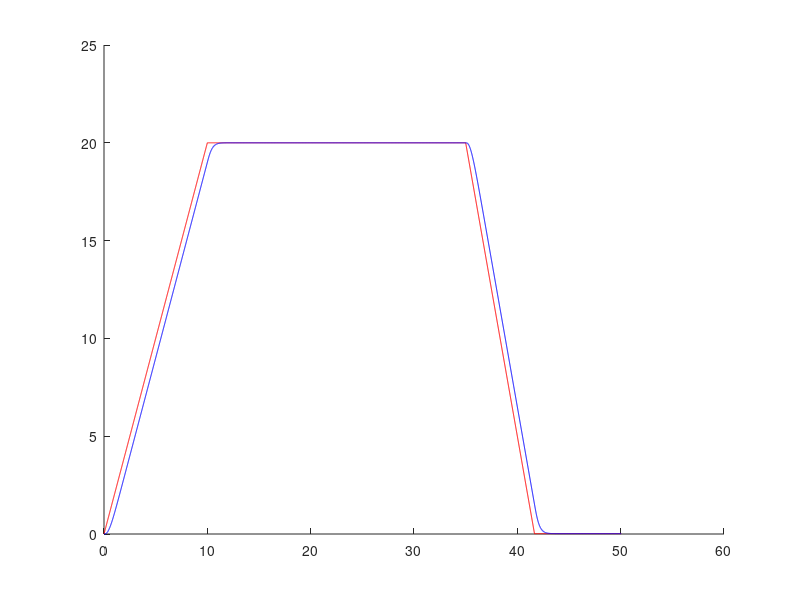
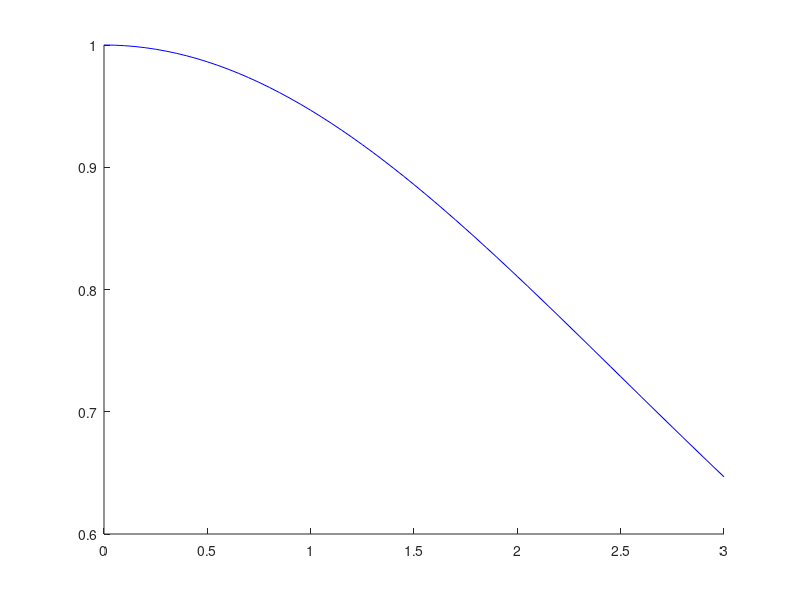
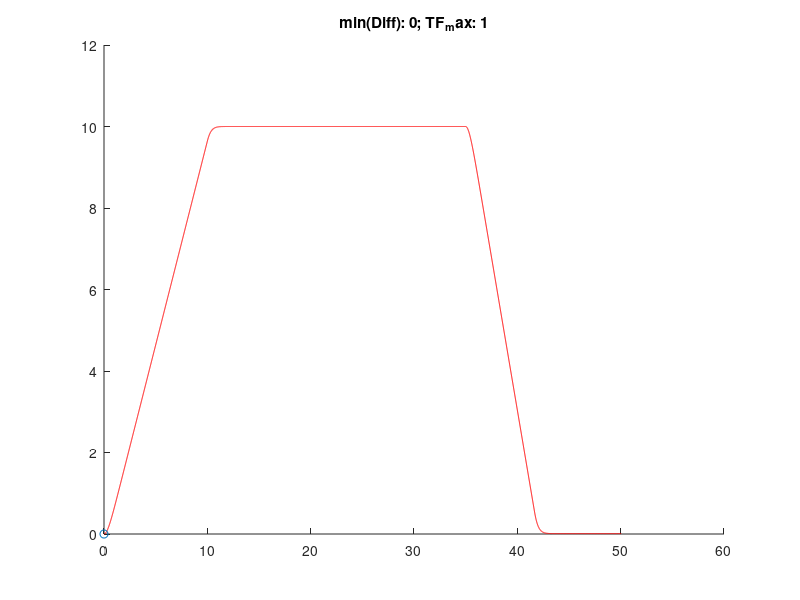

Write MATLAB code to recreate these figures, in order.
clear;

T =50;
tau = 0.5;
kappa = 0.9*4/tau^2;


a_bar = 2;
a_underbar = 3; % maximum deceleration
v_bar = 20;
t_11 =T-15;

omegas = [0:0.05:3];
ss = i*omegas;
TFs = (kappa)./(ss.^2+kappa+kappa*tau.*ss);
TF_max = max(abs(TFs));

TT=T+0.05;
delta = 0.01;


ts = [0: delta:TT];
xs = zeros(size(ts));
vs = zeros(size(ts));
ys = zeros(size(ts));
ws = zeros(size(ts));
as = zeros(size(ts));

for i = 2:length(ts)
    %update the first trajectory
    t = ts(i);
    if t<0
        continue
    end
   
    if t<=v_bar/a_bar
        vs(i) = min(vs(i-1)+a_bar*delta,v_bar);
    elseif t<=t_11
        vs(i) = vs(i-1);
    elseif t<=t_11+v_bar/a_underbar
        vs(i)=max(vs(i-1)-a_underbar*delta,0);
    else
        vs(i)=vs(i-1);
    end
    
    xs(i) = xs(i-1)+(vs(i)+vs(i-1))/2*delta;
    
    % carfollowing    
    as(i) = kappa*(xs(i-1)-ys(i-1)-tau*ws(i-1));
    g = (as(i)-as(i-1))/delta;
    ws(i) = ws(i-1)+(as(i)+as(i-1))/2*delta;
    ys(i) = ys(i-1) + ws(i-1)*delta+as(i-1)*delta^2/2 ...
        +g*delta^3/6;
end


figure(1);clf;hold all;
plot(ts,vs,'r');
plot(ts,ws,'b');

figure(4);clf;hold all;
Diff = xs-ys;
L= length(ts)-1;
%L=10;
plot(ts(end-L:end),Diff(end-L:end),'r');
[Diff_min,i]=min(Diff);
plot(ts(i),Diff_min,'o');
title(['min(Diff): ',num2str(Diff_min),'; TF_max: ',num2str(TF_max)])

Diff_min
TF_max
figure(3);clf;hold all;
plot(omegas ,abs(TFs),'b')
result = [tau,Diff_min,TF_max]

